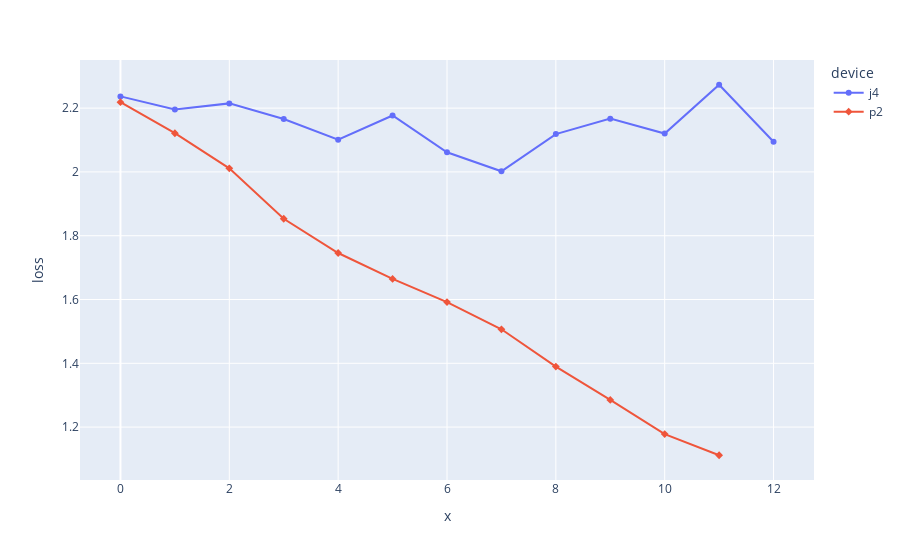

Here is the notebook cell this chart was saved with:
### Code cell
fig = px.line(df, x='x', y='loss', color='device', symbol="device")
fig.show()

### Figure 1 — Plotly figure (JSON) as saved in the notebook; plotly's stock layout.template omitted (floating-point values rounded to 4 significant figures)
{"data": [{"hovertemplate": "device=j4<br>x=%{x}<br>loss=%{y}<extra></extra>", "legendgroup": "j4", "line": {"color": "#636efa", "dash": "solid"}, "marker": {"symbol": "circle"}, "mode": "markers+lines", "name": "j4", "orientation": "v", "showlegend": true, "type": "scatter", "x": [0, 1, 2, 3, 4, 5, 6, 7, 8, 9, 10, 11, 12], "xaxis": "x", "y": [2.237, 2.195, 2.215, 2.166, 2.101, 2.177, 2.062, 2.002, 2.119, 2.167, 2.12, 2.273, 2.094], "yaxis": "y"}, {"hovertemplate": "device=p2<br>x=%{x}<br>loss=%{y}<extra></extra>", "legendgroup": "p2", "line": {"color": "#EF553B", "dash": "solid"}, "marker": {"symbol": "diamond"}, "mode": "markers+lines", "name": "p2", "orientation": "v", "showlegend": true, "type": "scatter", "x": [0, 1, 2, 3, 4, 5, 6, 7, 8, 9, 10, 11], "xaxis": "x", "y": [2.219, 2.121, 2.011, 1.853, 1.746, 1.665, 1.592, 1.507, 1.39, 1.285, 1.178, 1.112], "yaxis": "y"}], "layout": {"legend": {"title": {"text": "device"}, "tracegroupgap": 0}, "margin": {"t": 60}, "xaxis": {"anchor": "y", "domain": [0, 1], "title": {"text": "x"}}, "yaxis": {"anchor": "x", "domain": [0, 1], "title": {"text": "loss"}}}}
